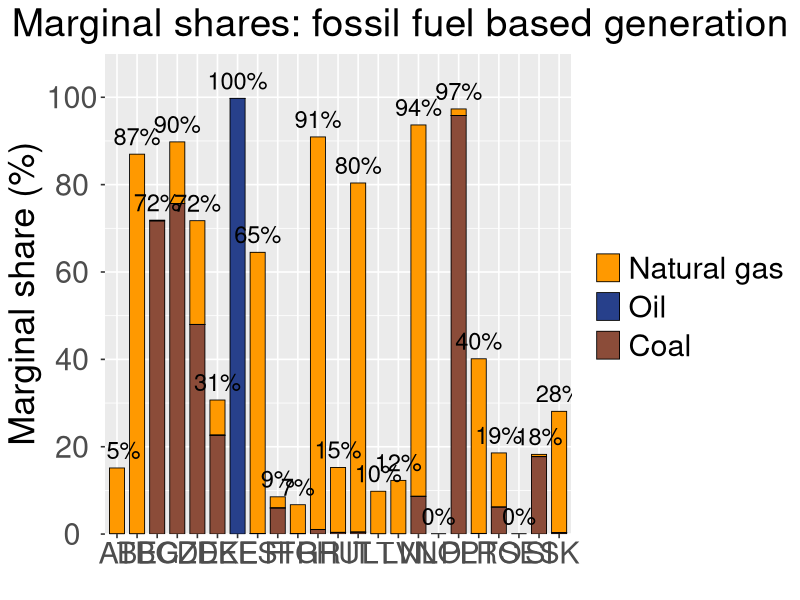
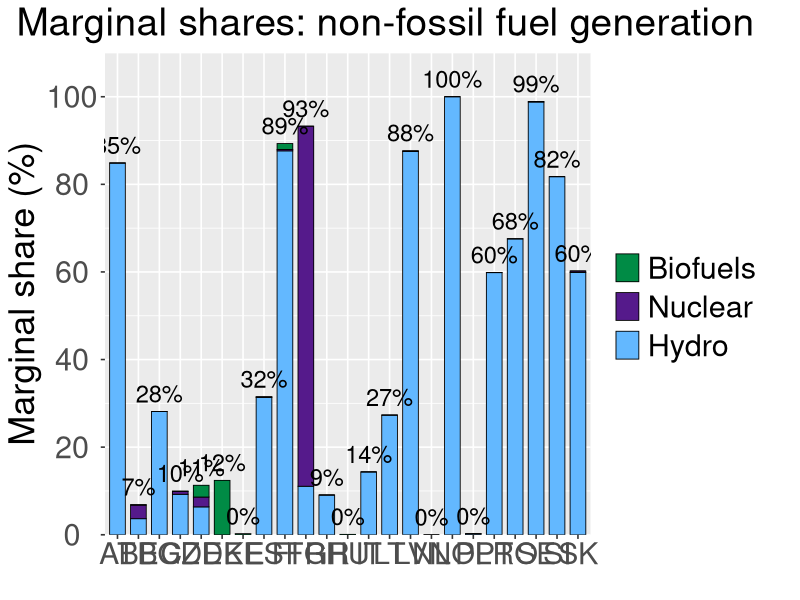

These figures' R source, in order:
library(readxl)
library(dplyr)
library(tidyr)
library(ggplot2)
library(grid)



df <- read_excel("data/raw/visualisations/marginal_generation_technologies.xlsx")

df_long <- df %>%
  pivot_longer(cols = -Country, names_to = "Technology", values_to = "Pct")

df_long <- df_long %>%
  mutate(Country = factor(Country, levels = unique(df$Country)))

plot1_data <- df_long %>% filter(Technology %in% c("Natural gas", "Coal", "Oil"))
plot1_data <- plot1_data %>% mutate(Pct = Pct * 100)

plot2_data <- df_long %>% filter(Technology %in% c("Hydro", "Nuclear", "Biofuels"))
plot2_data <- plot2_data %>% mutate(Pct = Pct * 100)

cols_plot1 <- c(
  "Natural gas" = "#FF9900",
  "Coal"        = "salmon4",
  "Oil"         = "royalblue4"
)

order1 <- c("Natural gas", "Oil", "Coal")
plot1_data$Technology <- factor(plot1_data$Technology, levels = order1)
totals1 <- plot1_data %>%
  group_by(Country) %>%
  summarise(total_pct = sum(Pct, na.rm = TRUE), .groups = "drop")

cols_plot2 <- c(
  "Hydro"    = "steelblue1",
  "Nuclear"  = "purple4",
  "Biofuels"  = "springgreen4"
)

order2 <- c("Biofuels", "Nuclear", "Hydro")
plot2_data$Technology <- factor(plot2_data$Technology, levels = order2)
totals2 <- plot2_data %>%
  group_by(Country) %>%
  summarise(total_pct = sum(Pct, na.rm = TRUE), .groups = "drop")

ggplot(plot1_data, aes(x = Country, y = Pct, fill = Technology)) +
  
  geom_col(position = "stack",  width = 0.75, colour = "black", size = 0.3) +
  
  geom_text(
    data = totals1,
    aes(x = Country, y = total_pct, label = paste0(round(total_pct, 0), "%")),
    inherit.aes = FALSE,
    vjust = -0.5, 
    size = 6,
  ) +
  
  scale_fill_manual(values = cols_plot1,
                    name = "") +
  
  scale_y_continuous(breaks = seq(0, 110, by = 20), 
                     expand = c(0, 0)) +
  
  coord_cartesian(ylim = c(0, 110)) +
  
  labs(title = "Marginal shares: fossil fuel based generation",
       x = "", y = "Marginal share (%)") +
  
  theme_grey(base_size = 12) +
  
  theme(plot.title = element_text(hjust = 0.3, size = 28),
        
        legend.text = element_text(size = 22),
        legend.key.spacing.y = unit(7, "pt"),
    
        axis.text.x = element_text(hjust = 0.5, size = 22),
        
        axis.text.y = element_text(hjust = 0.5, size = 22),
        axis.title.y = element_text(size = 26))
        
# ggsave("marginal_shares_fossil_fuels.jpeg")

ggplot(plot2_data, aes(x = Country, y = Pct, fill = Technology)) +
  
  geom_col(position = "stack",  width = 0.75, colour = "black", size = 0.3) +
  
  geom_text(
    data = totals2,
    aes(x = Country, y = total_pct, label = paste0(round(total_pct, 0), "%")),
    inherit.aes = FALSE,
    vjust = -0.5, 
    size = 6,
  ) +
  scale_fill_manual(values = cols_plot2,
                    name = "") +
  
  scale_y_continuous(breaks = seq(0, 110, by = 20), 
                     expand = c(0, 0)) +
  
  coord_cartesian(ylim = c(0, 110)) +
  
  labs(title = "Marginal shares: non-fossil fuel generation",
       x = "", y = "Marginal share (%)") +
  
  theme_grey(base_size = 12) +
  
  theme(plot.title = element_text(hjust = 0.35, size = 28),
        
        legend.text = element_text(size = 22),
        legend.key.spacing.y = unit(7, "pt"),
        
        axis.text.x = element_text(hjust = 0.5, size = 22),
        
        axis.text.y = element_text(hjust = 0.5, size = 22),
        axis.title.y = element_text(size = 26),
        
        plot.margin = margin(t = 5.5, b = 5.5, l = 6, r = 26))

# ggsave("marginal_shares_non_fossil_fuels.jpeg")